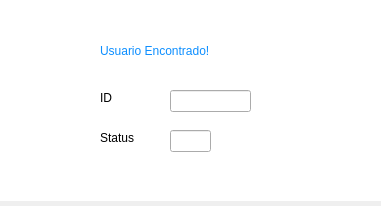
<?xml version="1.0" encoding="UTF-8"?>
<ui version="4.0">
 <class>Dialog</class>
 <widget class="QDialog" name="Dialog">
  <property name="geometry">
   <rect>
    <x>0</x>
    <y>0</y>
    <width>381</width>
    <height>206</height>
   </rect>
  </property>
  <property name="windowTitle">
   <string>Dialog</string>
  </property>
  <widget class="QLabel" name="label">
   <property name="geometry">
    <rect>
     <x>100</x>
     <y>30</y>
     <width>191</width>
     <height>41</height>
    </rect>
   </property>
   <property name="styleSheet">
    <string notr="true">font: 12pt &quot;MS Shell Dlg 2&quot;;
color: rgb(12, 142, 255);</string>
   </property>
   <property name="text">
    <string>Usuario Encontrado!</string>
   </property>
  </widget>
  <widget class="QLabel" name="label_2">
   <property name="geometry">
    <rect>
     <x>100</x>
     <y>90</y>
     <width>55</width>
     <height>16</height>
    </rect>
   </property>
   <property name="styleSheet">
    <string notr="true">font: 10pt &quot;MS Shell Dlg 2&quot;;</string>
   </property>
   <property name="text">
    <string>ID</string>
   </property>
  </widget>
  <widget class="QLabel" name="label_3">
   <property name="geometry">
    <rect>
     <x>100</x>
     <y>130</y>
     <width>55</width>
     <height>16</height>
    </rect>
   </property>
   <property name="styleSheet">
    <string notr="true">font: 10pt &quot;MS Shell Dlg 2&quot;;</string>
   </property>
   <property name="text">
    <string>Status</string>
   </property>
  </widget>
  <widget class="QLineEdit" name="output_id">
   <property name="geometry">
    <rect>
     <x>170</x>
     <y>90</y>
     <width>81</width>
     <height>22</height>
    </rect>
   </property>
  </widget>
  <widget class="QLineEdit" name="lineEdit_2">
   <property name="geometry">
    <rect>
     <x>170</x>
     <y>130</y>
     <width>41</width>
     <height>22</height>
    </rect>
   </property>
  </widget>
  <widget class="QLabel" name="label_4">
   <property name="geometry">
    <rect>
     <x>0</x>
     <y>0</y>
     <width>381</width>
     <height>201</height>
    </rect>
   </property>
   <property name="styleSheet">
    <string notr="true">background-color: rgb(255, 255, 255);</string>
   </property>
   <property name="text">
    <string/>
   </property>
  </widget>
  <zorder>label_4</zorder>
  <zorder>label</zorder>
  <zorder>label_2</zorder>
  <zorder>label_3</zorder>
  <zorder>output_id</zorder>
  <zorder>lineEdit_2</zorder>
 </widget>
 <resources/>
 <connections/>
</ui>
